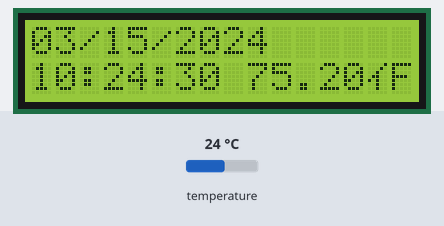
This sketch was run on a simulated Arduino Uno, built with avr-gcc and run on an emulated ATmega328P. Parts: 16×2 character LCD. The inputs (shaded band) are chosen by the test bench; at power-on: temperature 24 °C. The local clock reads 2024-03-15 10:24:30 at power-on unless the sketch sets it; what the sketch prints to the serial monitor is not drawn.

Above: at 1.2 s.
1.3 s: temperature set to 12 °C
At 2.5 s:
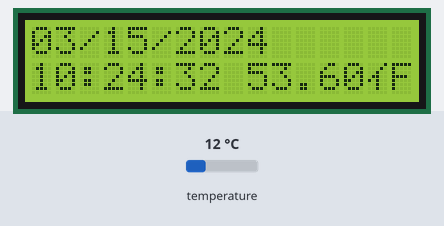
4.8 s: temperature set to 19 °C
At 6.9 s:
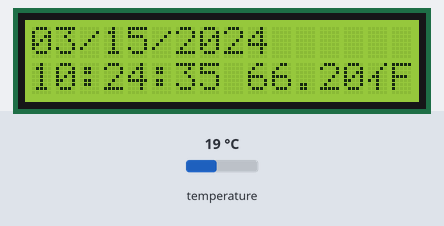
8.7 s: temperature set to 28 °C
At 10.7 s:
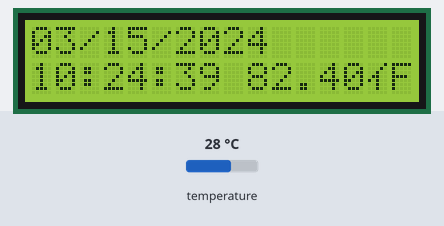
Timing chart, 0 to 12.2 s (numbered marks = the images above; inputs shaded):
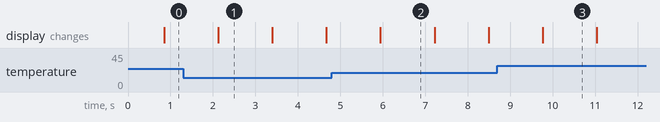

The sketch:

real-time-clock-1.ino
```cpp
/*
 * TimeRTC.pde
 * Example code illustrating Time library with Real Time Clock.
 * This example is identical to the example provided with the Time Library,
 * only the #include statement has been changed to include the DS3232RTC library.
 */

#include <DS3232RTC.h>    //http://github.com/JChristensen/DS3232RTC
#include <TimeLib.h>         //http://www.arduino.cc/playground/Code/Time
#include <Wire.h>         //http://arduino.cc/en/Reference/Wire (included with Arduino IDE)
#include <LiquidCrystal.h>
#include <OneWire.h>
#include <DallasTemperature.h>

// Data wire is plugged into port 2 on the Arduino
#define ONE_WIRE_BUS 2

// Setup a oneWire instance to communicate with any OneWire devices (not just Maxim/Dallas temperature ICs)
OneWire oneWire(ONE_WIRE_BUS);

// Pass our oneWire reference to Dallas Temperature.
DallasTemperature sensors(&oneWire);

LiquidCrystal lcd(8, 9, 4, 5, 6, 7);
void setup(void)
{
    // set up the lcd's number of columns and rows:
    lcd.begin(16, 2);
    Serial.begin(9600);
    sensors.begin();
    setSyncProvider(RTC.get);   // the function to get the time from the RTC
    RTC.set(now());                     //set the RTC from the system time
    if(timeStatus() != timeSet)
        Serial.println("Unable to sync with the RTC");
    else
        Serial.println("RTC has set the system time");
}

void loop(void)
{
    temperatureDisplay();
    digitalClockDisplay();
    delay(500);
}

void temperatureDisplay(void){
  sensors.requestTemperatures();
  lcd.setCursor(9,1);
  lcd.print(sensors.getTempFByIndex(0));
  lcd.print("\262F");
}

void digitalClockDisplay(void)
{
    lcd.setCursor(0, 1);
    // digital clock display of the time

    printDigits(hour());
    lcd.print(':');
    printDigits(minute());
    lcd.print(':');
    printDigits(second());

    lcd.print(' ');

    lcd.setCursor(0,0);
    printDigits(month());
    lcd.print('/');
    printDigits(day());
    lcd.print('/');
    lcd.print(year());
}

void printDigits(int digits)
{
    if(digits < 10)
        lcd.print('0');
    lcd.print(digits);
}
```

Measured:
- what the display in image 1 shows lasts 1.3 s, from 2.1 s to 3.4 s
